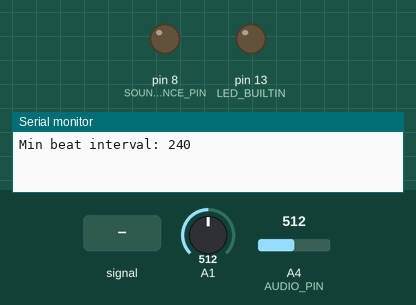
Simulated run of this sketch. Board: Arduino Uno, built with avr-gcc and run on an emulated ATmega328P. On the bench: output pins drawn as LEDs (lit = HIGH), the last lines printed to the serial monitor. Dashed ring = blinking. The test bench sets the inputs (shaded band); at power-on: A4 (AUDIO_PIN) = 512, A1 = 512.

Above: at 1.2 s.
1.3 s: A4 (AUDIO_PIN) fed a 200 Hz sine of ±81 counts around its level
At 1.58 s:
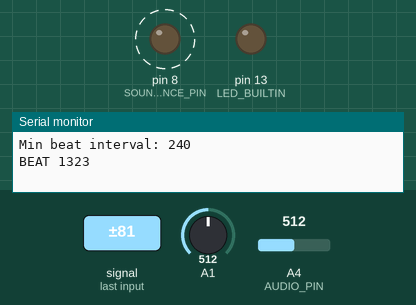
3.3 s: A4 (AUDIO_PIN) set to 900
At 4.7 s:
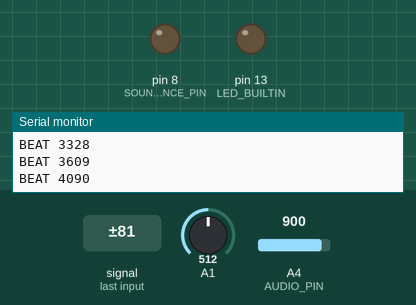
6.3 s: A1 set to 0
At 9.2 s:
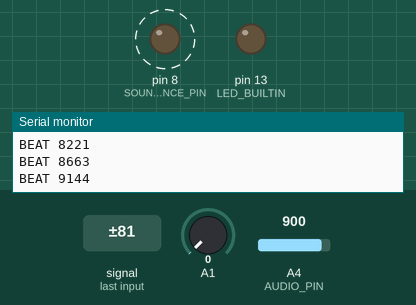
9.3 s: A1 set to 122
At 10.1 s:
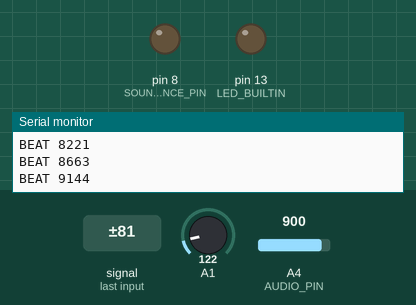
10.8 s: A4 (AUDIO_PIN) set to 122
Timing chart, 0 to 13.8 s (numbered marks = the images above; inputs shaded):
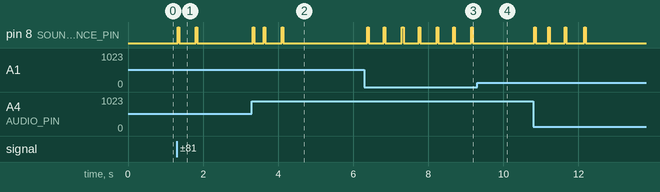

Measured:
- after the input at 1.3 s, pin 8 (SOUND_REFERENCE_PIN): alternates HIGH for 0.04 s and LOW for 0.44 s, 4 changes in all, then stays LOW, starting at once
- after the input at 3.3 s, pin 8 (SOUND_REFERENCE_PIN): goes HIGH 0.04 s, LOW 0.24 s, HIGH 0.04 s, LOW 0.44 s, HIGH 0.04 s, then LOW, starting at once
- after the input at 6.3 s, pin 8 (SOUND_REFERENCE_PIN): alternates HIGH for 0.04 s and LOW for 0.42 s, starting after 0.08 s
- after the input at 9.3 s, pin 8 (SOUND_REFERENCE_PIN): stops changing and stays LOW

The sketch:

sketch_beat_line_in.ino
```cpp
// (licence header left out)
// Our Global Sample Rate, 5000hz
#define SAMPLEPERIODUS 200
#define AUDIO_PIN 4
#define LED_PIN 2
#define SOUND_REFERENCE_PIN 8
#define MAX_BPM 250;

typedef unsigned long ulong;

ulong lastBeatTimeMs = 0;
int minBeatIntervalMs = (int)(60.0 * 1000 / 250);

// defines for setting and clearing register bits
#ifndef cbi
#define cbi(sfr, bit) (_SFR_BYTE(sfr) &= ~_BV(bit))
#endif
#ifndef sbi
#define sbi(sfr, bit) (_SFR_BYTE(sfr) |= _BV(bit))
#endif

void setup() {
    // Set ADC to 77khz, max for 10bit
    sbi(ADCSRA,ADPS2);
    cbi(ADCSRA,ADPS1);
    cbi(ADCSRA,ADPS0);

    Serial.begin(115200);
    Serial.print("Min beat interval: ");
    Serial.println(minBeatIntervalMs);


    //The pin with the LED
    pinMode(LED_BUILTIN, OUTPUT);
    pinMode(SOUND_REFERENCE_PIN, OUTPUT);
}

// 20 - 200hz Single Pole Bandpass IIR Filter
float bassFilter(float sample) {
    static float xv[3] = {0,0,0}, yv[3] = {0,0,0};
    xv[0] = xv[1]; xv[1] = xv[2];
    xv[2] = (sample) / 3.f; // change here to values close to 2, to adapt for stronger or weeker sources of line level audio


    yv[0] = yv[1]; yv[1] = yv[2];
    yv[2] = (xv[2] - xv[0])
        + (-0.7960060012f * yv[0]) + (1.7903124146f * yv[1]);
    return yv[2];
}

// 10hz Single Pole Lowpass IIR Filter
float envelopeFilter(float sample) { //10hz low pass
    static float xv[2] = {0,0}, yv[2] = {0,0};
    xv[0] = xv[1];
    xv[1] = sample / 50.f;
    yv[0] = yv[1];
    yv[1] = (xv[0] + xv[1]) + (0.9875119299f * yv[0]);
    return yv[1];
}

// 1.7 - 3.0hz Single Pole Bandpass IIR Filter
float beatFilter(float sample) {
    static float xv[3] = {0,0,0}, yv[3] = {0,0,0};
    xv[0] = xv[1]; xv[1] = xv[2];
    xv[2] = sample / 2.7f;
    yv[0] = yv[1]; yv[1] = yv[2];
    yv[2] = (xv[2] - xv[0])
        + (-0.7169861741f * yv[0]) + (1.4453653501f * yv[1]);
    return yv[2];
}

void loop() {
    unsigned long time = micros(); // Used to track rate
    float sample, value, envelope, beat, thresh;
    unsigned char i;

    for(i = 0;;++i){
        // Read ADC and center so +-512
        sample = (float)analogRead(AUDIO_PIN)-503.f;

        // Filter only bass component
        value = bassFilter(sample);

        // Take signal amplitude and filter
        if(value < 0)value=-value;
        envelope = envelopeFilter(value);

        // Every 200 samples (25hz) filter the envelope
        if(i == 200) {
                // Filter out repeating bass sounds 100 - 180bpm
                beat = beatFilter(envelope);

                // Threshold it based on potentiometer on AN1
                thresh = 0.02f * (float)analogRead(1);

                // If we are above threshold, light up LED
                if(beat > thresh
                   && millis() - lastBeatTimeMs > minBeatIntervalMs)
                {
                  lastBeatTimeMs = millis();
                  Serial.print("BEAT ");
                  Serial.println(lastBeatTimeMs);
                  digitalWrite(LED_PIN, HIGH);
                  digitalWrite(SOUND_REFERENCE_PIN, HIGH);
                }
                else
                {
                  digitalWrite(LED_PIN, LOW);
                  digitalWrite(SOUND_REFERENCE_PIN, LOW);
                }

                //Reset sample counter
                i = 0;
        }

        // Consume excess clock cycles, to keep at 5000 hz
        for(unsigned long up = time+SAMPLEPERIODUS; time > 20 && time < up; time = micros());
    }
}
```
